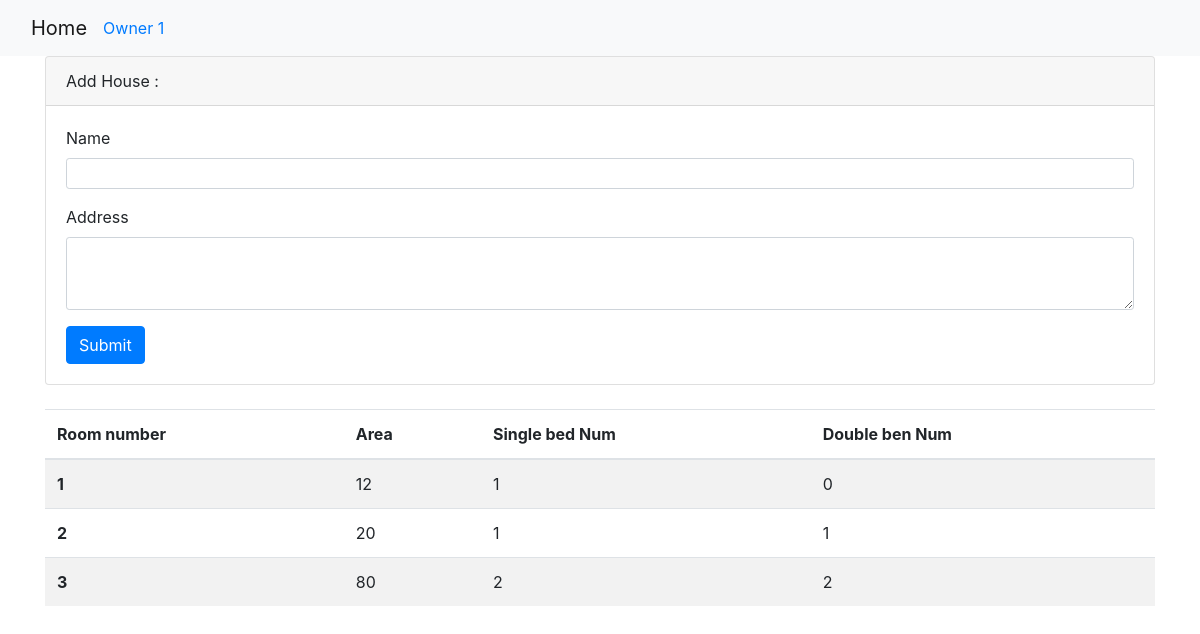
The page /reservation/3/house/15/ on the database its author committed.
### reservation/models.py (models this page shows, shortened)
class ListingOwner(models.Model):
    name = models.CharField(max_length=100)

class House(models.Model):
    name = models.CharField(max_length=100, default=None)
    address = models.CharField(max_length=1024)
    owner = models.ForeignKey(ListingOwner, on_delete=models.CASCADE)
    def get_rooms(self):
        return self.room_set.all()

class Room(models.Model):
    number = models.IntegerField(default=0)
    area = models.IntegerField(default=12)
    single_bed_number = models.IntegerField(default=0)
    double_bed_number = models.IntegerField(default=1)
    house = models.ForeignKey(House, on_delete=models.CASCADE)

### reservation/views.py (the view, shortened to what this page needs)
# urls.py: path("house/", HouseView.as_view(), name="owner_create_house"),
class HouseView(TemplateView):
    template_name = "reservation/house.html"
    def get_context_data(self, id, house_id=None, **kwargs):
        context = super().get_context_data(**kwargs)
        context["errors"] = []
        try:
            owner = ListingOwner.objects.get(pk=id)
            house = House.objects.get(pk=house_id)
        except ListingOwner.DoesNotExist:
            context["errors"] = context["errors"].append(
                static_values.ErroMessages.LISTING_OWNER_DOSE_NOT_EXIST
            )
        except House.DoesNotExist:
            context["errors"] = context["errors"].append(
                static_values.ErroMessages.HOSE_DOSE_NOT_EXIST
            )
            context["owner"] = owner
        else:
            context["owner"] = owner
            context["house"] = house
            context["rooms"] = house.get_rooms()
        return context

### reservation/templates/reservation/house.html (shortened to what this page needs)
{% extends 'reservation/base-template.html' %}
{% block navbar %}
<li class="nav-item">
     <a href="{% url 'reservation:owner_home' id=owner.id %}">{{ owner.name }}</a>
</li>
{% endblock %}
{% block content %}
<div class="card">
     <div class="card-header">
          Add House :
     </div>
     <div class="card-body">
          <form action="{% url 'reservation:owner_house_detail_update' id=owner.id house_id=house.id%}" method="post">
               <div class="mb-3">
                    <label for="name" class="form-label">Name</label>
                    <input type="input" class="form-control form-control-sm" id="name" name="name"
                         placeholder="{{house.name}}">
               </div>
               <div class="mb-3">
                    <label for="address" class="form-label">Address</label>
                    <textarea class="form-control form-control-sm" id="address" name="address" rows="3"
                         placeholder="{{house.address}}"></textarea>
               </div>
               <button type="update" class="btn btn-primary">Submit</button>
          </form>
     </div>
</div>
<br />
<table class="table table-striped">
     <thead>
          <tr>
               <th scope="col">Room number</th>
               <th scope="col">Area</th>
               <th scope="col">Single bed Num</th>
               <th scope="col">Double ben Num</th>
          </tr>
     </thead>
     <tbody>
          {% for room in rooms %}
          <tr>
               <th scope="row">{{ room.number }}</th>
               <td>{{room.area}}</td>
               <td>{{room.single_bed_number}}</td>
               <td>{{room.double_bed_number}}</td>
          </tr>
          {% endfor %}
     </tbody>
</table>
{% endblock %}

### rows shown on the page
ListingOwner: name "Owner 1"
Room: number "1", area "12", single_bed_number "1", double_bed_number "0"
Room: number "2", area "20", single_bed_number "1", double_bed_number "1"
Room: number "3", area "80", single_bed_number "2", double_bed_number "2"
